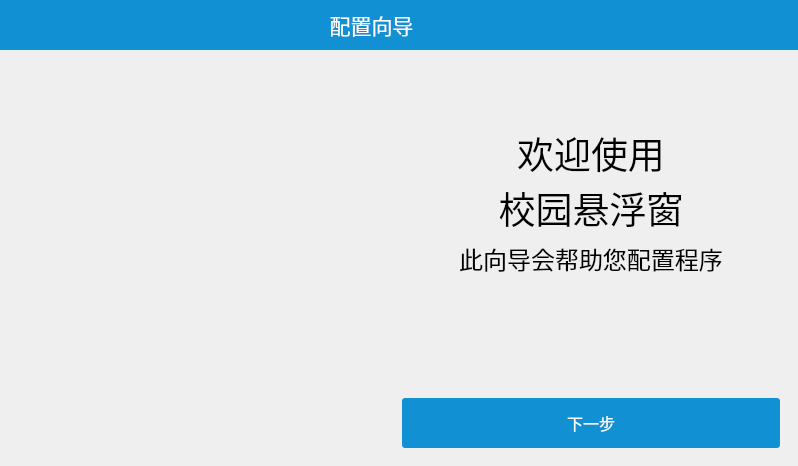
<?xml version="1.0" encoding="UTF-8"?>
<ui version="4.0">
 <class>GetStartWidget</class>
 <widget class="QDialog" name="GetStartWidget">
  <property name="geometry">
   <rect>
    <x>0</x>
    <y>0</y>
    <width>798</width>
    <height>466</height>
   </rect>
  </property>
  <property name="windowTitle">
   <string>Form</string>
  </property>
  <property name="styleSheet">
   <string notr="true"/>
  </property>
  <layout class="QVBoxLayout" name="verticalLayout" stretch="1,10">
   <property name="spacing">
    <number>0</number>
   </property>
   <property name="leftMargin">
    <number>0</number>
   </property>
   <property name="topMargin">
    <number>0</number>
   </property>
   <property name="rightMargin">
    <number>0</number>
   </property>
   <property name="bottomMargin">
    <number>0</number>
   </property>
   <item>
    <widget class="QWidget" name="widget_2" native="true">
     <property name="minimumSize">
      <size>
       <width>100</width>
       <height>50</height>
      </size>
     </property>
     <property name="maximumSize">
      <size>
       <width>16777215</width>
       <height>50</height>
      </size>
     </property>
     <property name="styleSheet">
      <string notr="true">background:#1191d3;</string>
     </property>
     <layout class="QGridLayout" name="gridLayout">
      <property name="leftMargin">
       <number>0</number>
      </property>
      <property name="topMargin">
       <number>0</number>
      </property>
      <property name="rightMargin">
       <number>0</number>
      </property>
      <property name="bottomMargin">
       <number>0</number>
      </property>
      <item row="0" column="0">
       <layout class="QHBoxLayout" name="horizontalLayout" stretch="15,1">
        <item>
         <widget class="ClickLabel" name="label">
          <property name="font">
           <font>
            <pointsize>16</pointsize>
           </font>
          </property>
          <property name="styleSheet">
           <string notr="true">color:#ffffff</string>
          </property>
          <property name="text">
           <string>配置向导</string>
          </property>
          <property name="alignment">
           <set>Qt::AlignCenter</set>
          </property>
         </widget>
        </item>
        <item>
         <widget class="ClickLabel" name="label_2">
          <property name="styleSheet">
           <string notr="true">ClickLabel{
image:url(&quot;:/res/cha.png&quot;);
}
ClickLabel:hover{
background:rgb(255, 58, 58);
}</string>
          </property>
          <property name="text">
           <string/>
          </property>
         </widget>
        </item>
       </layout>
      </item>
     </layout>
    </widget>
   </item>
   <item>
    <widget class="QWidget" name="widget" native="true">
     <property name="minimumSize">
      <size>
       <width>0</width>
       <height>0</height>
      </size>
     </property>
     <layout class="QGridLayout" name="gridLayout_2">
      <item row="0" column="0">
       <widget class="QStackedWidget" name="stackedWidget">
        <property name="frameShadow">
         <enum>QFrame::Plain</enum>
        </property>
        <property name="currentIndex">
         <number>2</number>
        </property>
        <widget class="QWidget" name="page">
         <layout class="QHBoxLayout" name="horizontalLayout_4">
          <item>
           <widget class="QLabel" name="label_6">
            <property name="styleSheet">
             <string notr="true">image: url(&quot;:/res/icon.png&quot;);</string>
            </property>
            <property name="text">
             <string/>
            </property>
           </widget>
          </item>
          <item>
           <layout class="QVBoxLayout" name="verticalLayout_4" stretch="10,0,0,0,0,20">
            <item>
             <widget class="QLabel" name="label_9">
              <property name="maximumSize">
               <size>
                <width>16777215</width>
                <height>50</height>
               </size>
              </property>
              <property name="font">
               <font>
                <pointsize>28</pointsize>
               </font>
              </property>
              <property name="styleSheet">
               <string notr="true">color:#000000</string>
              </property>
              <property name="text">
               <string>课程表配置</string>
              </property>
              <property name="alignment">
               <set>Qt::AlignCenter</set>
              </property>
             </widget>
            </item>
            <item>
             <widget class="QLabel" name="label_10">
              <property name="font">
               <font>
                <pointsize>18</pointsize>
               </font>
              </property>
              <property name="styleSheet">
               <string notr="true">color:#000000</string>
              </property>
              <property name="text">
               <string>配置程序运行必须的课程表</string>
              </property>
              <property name="alignment">
               <set>Qt::AlignCenter</set>
              </property>
             </widget>
            </item>
            <item>
             <spacer name="verticalSpacer_5">
              <property name="orientation">
               <enum>Qt::Vertical</enum>
              </property>
              <property name="sizeHint" stdset="0">
               <size>
                <width>20</width>
                <height>40</height>
               </size>
              </property>
             </spacer>
            </item>
            <item>
             <widget class="QPushButton" name="config_tt">
              <property name="minimumSize">
               <size>
                <width>0</width>
                <height>50</height>
               </size>
              </property>
              <property name="maximumSize">
               <size>
                <width>16777215</width>
                <height>70</height>
               </size>
              </property>
              <property name="font">
               <font>
                <pointsize>14</pointsize>
               </font>
              </property>
              <property name="styleSheet">
               <string notr="true">QPushButton{
	border-radius: 3px; /* 边框圆角 */
	color:#ffffff;
	background-color: #1191d3; /* 背景颜色 */
	padding:3px;

}
QPushButton:hover{
background:rgb(11, 96, 139);
}
</string>
              </property>
              <property name="text">
               <string>现在配置</string>
              </property>
             </widget>
            </item>
            <item>
             <widget class="QPushButton" name="continue_2">
              <property name="minimumSize">
               <size>
                <width>0</width>
                <height>40</height>
               </size>
              </property>
              <property name="maximumSize">
               <size>
                <width>16777215</width>
                <height>60</height>
               </size>
              </property>
              <property name="font">
               <font>
                <pointsize>12</pointsize>
               </font>
              </property>
              <property name="styleSheet">
               <string notr="true">QPushButton{
	border-radius: 3px; /* 边框圆角 */
	color:#000000;
	background-color: rgb(214, 214, 214); /* 背景颜色 */
	padding:3px;

}
QPushButton:hover{
background:rgb(231, 231, 231);
}
</string>
              </property>
              <property name="text">
               <string>稍后配置</string>
              </property>
             </widget>
            </item>
            <item>
             <spacer name="verticalSpacer_6">
              <property name="orientation">
               <enum>Qt::Vertical</enum>
              </property>
              <property name="sizeHint" stdset="0">
               <size>
                <width>20</width>
                <height>40</height>
               </size>
              </property>
             </spacer>
            </item>
           </layout>
          </item>
         </layout>
        </widget>
        <widget class="QWidget" name="page_3">
         <layout class="QHBoxLayout" name="horizontalLayout_5">
          <item>
           <widget class="QLabel" name="label_11">
            <property name="styleSheet">
             <string notr="true">image: url(&quot;:/res/icon.png&quot;);</string>
            </property>
            <property name="text">
             <string/>
            </property>
           </widget>
          </item>
          <item>
           <layout class="QVBoxLayout" name="verticalLayout_5" stretch="10,10,0,20,0">
            <item>
             <spacer name="verticalSpacer_7">
              <property name="orientation">
               <enum>Qt::Vertical</enum>
              </property>
              <property name="sizeHint" stdset="0">
               <size>
                <width>20</width>
                <height>40</height>
               </size>
              </property>
             </spacer>
            </item>
            <item>
             <widget class="QLabel" name="label_12">
              <property name="font">
               <font>
                <pointsize>28</pointsize>
               </font>
              </property>
              <property name="styleSheet">
               <string notr="true">color:#000000</string>
              </property>
              <property name="text">
               <string>配置完成</string>
              </property>
              <property name="alignment">
               <set>Qt::AlignCenter</set>
              </property>
             </widget>
            </item>
            <item>
             <widget class="QLabel" name="label_13">
              <property name="font">
               <font>
                <pointsize>18</pointsize>
               </font>
              </property>
              <property name="styleSheet">
               <string notr="true">color:#000000</string>
              </property>
              <property name="text">
               <string>祝您使用愉快</string>
              </property>
              <property name="alignment">
               <set>Qt::AlignCenter</set>
              </property>
             </widget>
            </item>
            <item>
             <spacer name="verticalSpacer_8">
              <property name="orientation">
               <enum>Qt::Vertical</enum>
              </property>
              <property name="sizeHint" stdset="0">
               <size>
                <width>20</width>
                <height>40</height>
               </size>
              </property>
             </spacer>
            </item>
            <item>
             <widget class="QPushButton" name="but_ok">
              <property name="sizePolicy">
               <sizepolicy hsizetype="Minimum" vsizetype="Fixed">
                <horstretch>0</horstretch>
                <verstretch>0</verstretch>
               </sizepolicy>
              </property>
              <property name="minimumSize">
               <size>
                <width>0</width>
                <height>50</height>
               </size>
              </property>
              <property name="maximumSize">
               <size>
                <width>16777215</width>
                <height>70</height>
               </size>
              </property>
              <property name="font">
               <font>
                <pointsize>12</pointsize>
               </font>
              </property>
              <property name="layoutDirection">
               <enum>Qt::LeftToRight</enum>
              </property>
              <property name="styleSheet">
               <string notr="true">QPushButton{
	border-radius: 3px; /* 边框圆角 */
	color:#ffffff;
	background-color: #1191d3; /* 背景颜色 */
	padding:3px;

}
QPushButton:hover{
background:rgb(11, 96, 139);
}
</string>
              </property>
              <property name="text">
               <string>完成</string>
              </property>
              <property name="checkable">
               <bool>false</bool>
              </property>
              <property name="flat">
               <bool>false</bool>
              </property>
             </widget>
            </item>
           </layout>
          </item>
         </layout>
        </widget>
        <widget class="QWidget" name="page_2">
         <property name="layoutDirection">
          <enum>Qt::LeftToRight</enum>
         </property>
         <layout class="QHBoxLayout" name="horizontalLayout_2">
          <item>
           <widget class="QLabel" name="label_3">
            <property name="styleSheet">
             <string notr="true">image: url(&quot;:/res/icon.png&quot;);</string>
            </property>
            <property name="text">
             <string/>
            </property>
           </widget>
          </item>
          <item>
           <layout class="QVBoxLayout" name="verticalLayout_2" stretch="10,10,0,20,0">
            <item>
             <spacer name="verticalSpacer">
              <property name="orientation">
               <enum>Qt::Vertical</enum>
              </property>
              <property name="sizeHint" stdset="0">
               <size>
                <width>20</width>
                <height>40</height>
               </size>
              </property>
             </spacer>
            </item>
            <item>
             <widget class="QLabel" name="label_4">
              <property name="font">
               <font>
                <pointsize>28</pointsize>
               </font>
              </property>
              <property name="styleSheet">
               <string notr="true">color:#000000</string>
              </property>
              <property name="text">
               <string>欢迎使用
校园悬浮窗</string>
              </property>
              <property name="alignment">
               <set>Qt::AlignHCenter|Qt::AlignTop</set>
              </property>
             </widget>
            </item>
            <item>
             <widget class="QLabel" name="label_5">
              <property name="font">
               <font>
                <pointsize>18</pointsize>
               </font>
              </property>
              <property name="styleSheet">
               <string notr="true">color:#000000</string>
              </property>
              <property name="text">
               <string>此向导会帮助您配置程序</string>
              </property>
              <property name="alignment">
               <set>Qt::AlignCenter</set>
              </property>
             </widget>
            </item>
            <item>
             <spacer name="verticalSpacer_2">
              <property name="orientation">
               <enum>Qt::Vertical</enum>
              </property>
              <property name="sizeHint" stdset="0">
               <size>
                <width>20</width>
                <height>40</height>
               </size>
              </property>
             </spacer>
            </item>
            <item>
             <widget class="QPushButton" name="continue_1">
              <property name="sizePolicy">
               <sizepolicy hsizetype="Minimum" vsizetype="Fixed">
                <horstretch>0</horstretch>
                <verstretch>0</verstretch>
               </sizepolicy>
              </property>
              <property name="minimumSize">
               <size>
                <width>0</width>
                <height>50</height>
               </size>
              </property>
              <property name="maximumSize">
               <size>
                <width>16777215</width>
                <height>70</height>
               </size>
              </property>
              <property name="font">
               <font>
                <pointsize>12</pointsize>
               </font>
              </property>
              <property name="layoutDirection">
               <enum>Qt::LeftToRight</enum>
              </property>
              <property name="styleSheet">
               <string notr="true">QPushButton{
	border-radius: 3px; /* 边框圆角 */
	color:#ffffff;
	background-color: #1191d3; /* 背景颜色 */
	padding:3px;

}
QPushButton:hover{
background:rgb(11, 96, 139);
}
</string>
              </property>
              <property name="text">
               <string>下一步</string>
              </property>
              <property name="checkable">
               <bool>false</bool>
              </property>
              <property name="flat">
               <bool>false</bool>
              </property>
             </widget>
            </item>
           </layout>
          </item>
         </layout>
        </widget>
       </widget>
      </item>
     </layout>
    </widget>
   </item>
  </layout>
 </widget>
 <customwidgets>
  <customwidget>
   <class>ClickLabel</class>
   <extends>QLabel</extends>
   <header>../headers/clicklabel.h</header>
  </customwidget>
 </customwidgets>
 <resources/>
 <connections/>
</ui>
